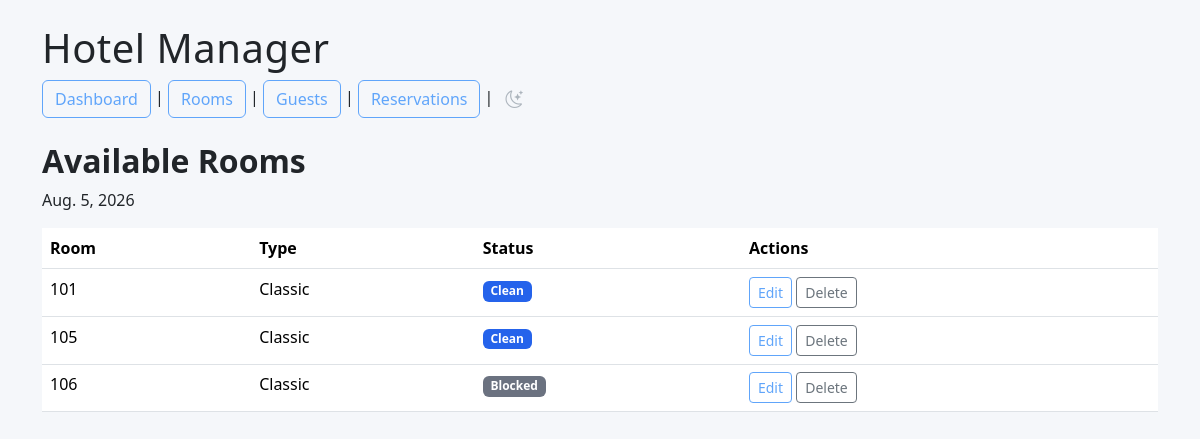
The page /rooms/available/ on the database as committed earlier.
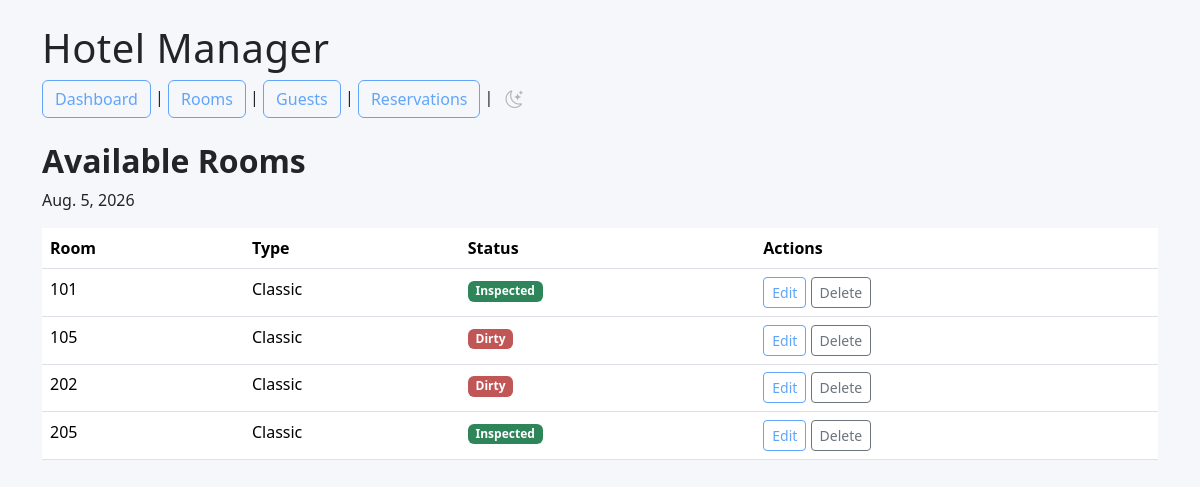
The same page on the database as committed later.
### rooms/models.py (models this page shows, shortened)
class Room(models.Model):
    class RoomType(models.TextChoices):
        CLASSIC = "Classic", "Classic"
    class Status(models.TextChoices):
        CLEAN = "CL", "Clean"
        DIRTY = "DI", "Dirty"
        INSPECTED = "IN", "Inspected"
        BLOCKED = "BL", "Blocked"
        OCCUPIED = "OC", "occupied"
    number = models.IntegerField(unique=True)
    room_type = models.CharField(
        max_length=20,
        choices=RoomType.choices
        )
    capacity = models.IntegerField()
    price_per_night = models.DecimalField(
        max_digits=8,
        decimal_places=2
    )
    status = models.CharField(
        max_length=2,
        choices=Status.choices,
        default=Status.CLEAN
        )

### rooms/views.py (the view)
# urls.py: path("available/", views.available_rooms, name="available_rooms",),
def available_rooms(request):
    selected_date = request.GET.get("date")
    if selected_date:
        selected_date = date.fromisoformat(selected_date)
    else:
        selected_date = date.today()
    occupied_rooms = Reservation.objects.filter(
        check_in__lte=selected_date,
        check_out__gt=selected_date,
        status__in=[
            Reservation.Status.RESERVED,
            Reservation.Status.CHECKIN,
        ],
    ).values_list("room_id", flat=True)
    rooms = Room.objects.exclude(
        id__in=occupied_rooms
    ).order_by("number")
    return render(
        request,
        "rooms/available_rooms.html",
        {
            "rooms": rooms,
            "selected_date": selected_date,
        },
    )

### rooms/templates/rooms/available_rooms.html
{% extends "base.html" %}
{% block content %}
<h2>Available Rooms</h2>
<p>{{ selected_date }}</p>
<table class="table table-hover">
    <thead>
        <tr>
            <th>Room</th>
            <th>Type</th>
            <th>Status</th>
            <th>Actions</th>
        </tr>
    </thead>
    <tbody>
        {% for room in rooms %}
        <tr>
            <td>{{ room.number }}</td>
            <td>{{ room.room_type }}</td>
            <td>
                {% if room.status == "CL" %}
                <span class="badge badge-clean">Clean</span>
                {% elif room.status == "DI" %}
                <span class="badge badge-dirty">Dirty</span>
                {% elif room.status == "IN" %}
                <span class="badge badge-inspected">Inspected</span>
                {% elif room.status == "BL" %}
                <span class="badge badge-blocked">Blocked</span>
                {% endif %}
            </td>
             <td>
            <a href="{% url 'room_update' room.id %}" class="btn btn-outline-primary btn-sm">
                Edit
            </a>
            <a href="{% url 'room_delete' room.id %}" class="btn btn-outline-secondary btn-sm">
                Delete
            </a>
        </td>
        <tr>
        {% empty %}
        <tr>
            <td colspan="3">No available rooms.</td>
        </tr>
        {% endfor %}
    </tbody>
</table>
{% endblock %}

Rows that differ between the two databases and show on the page:
no longer on this page (row edited): Room: number "106", room_type "Classic", status "Blocked"
changed Room (number 1 of 4 on the later page): status "Clean" → "Inspected"
changed Room (number 2 of 4 on the later page): status "Clean" → "Dirty"
added Room: number "202", room_type "Classic", status "Dirty"
added Room: number "205", room_type "Classic", status "Inspected"
